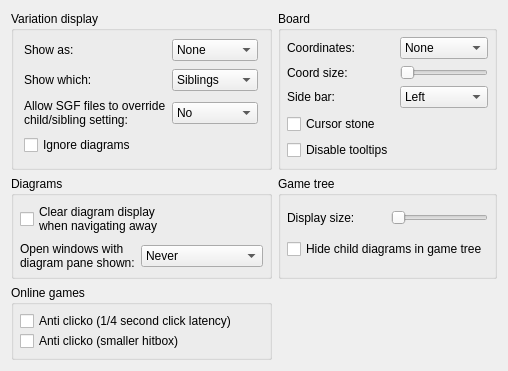
     <widget class="QWidget" name="clientWindowTabWidget">
      <attribute name="title">
       <string>Board Window</string>
      </attribute>
      <layout class="QGridLayout">
       <item row="0" column="2">
        <widget class="QGroupBox" name="boardButtonGroup">
         <property name="sizePolicy">
          <sizepolicy hsizetype="Expanding" vsizetype="Preferred">
           <horstretch>0</horstretch>
           <verstretch>0</verstretch>
          </sizepolicy>
         </property>
         <property name="title">
          <string>Board</string>
         </property>
         <layout class="QGridLayout">
          <property name="leftMargin">
           <number>6</number>
          </property>
          <property name="topMargin">
           <number>6</number>
          </property>
          <property name="rightMargin">
           <number>6</number>
          </property>
          <property name="bottomMargin">
           <number>6</number>
          </property>
          <item row="3" column="0">
           <widget class="QCheckBox" name="cursorCheckBox">
            <property name="toolTip">
             <string>Show a ghost stone at mouse pointer</string>
            </property>
            <property name="whatsThis">
             <string>Show a ghost stone at mouse pointer

Have a ghost stone showing the current position of the mouse pointer on the board?</string>
            </property>
            <property name="text">
             <string>Cursor stone</string>
            </property>
           </widget>
          </item>
          <item row="4" column="0">
           <widget class="QCheckBox" name="tooltipsCheckBox">
            <property name="toolTip">
             <string>Disable Tool Tips</string>
            </property>
            <property name="whatsThis">
             <string>Disable Tool Tips

Globally disables all tool tips that would show up if the mouse hovers over a GUI element.</string>
            </property>
            <property name="text">
             <string>Disable tooltips</string>
            </property>
           </widget>
          </item>
          <item row="0" column="1">
           <widget class="QComboBox" name="coordsComboBox">
            <item>
             <property name="text">
              <string>None</string>
             </property>
            </item>
            <item>
             <property name="text">
              <string>Standard</string>
             </property>
            </item>
            <item>
             <property name="text">
              <string>SGF style</string>
             </property>
            </item>
           </widget>
          </item>
          <item row="2" column="0">
           <widget class="QLabel" name="label_4">
            <property name="sizePolicy">
             <sizepolicy hsizetype="Minimum" vsizetype="Preferred">
              <horstretch>0</horstretch>
              <verstretch>0</verstretch>
             </sizepolicy>
            </property>
            <property name="text">
             <string>Side bar:</string>
            </property>
            <property name="buddy">
             <cstring>sidebarComboBox</cstring>
            </property>
           </widget>
          </item>
          <item row="2" column="1">
           <widget class="QComboBox" name="sidebarComboBox">
            <item>
             <property name="text">
              <string>Left</string>
             </property>
            </item>
            <item>
             <property name="text">
              <string>Right</string>
             </property>
            </item>
           </widget>
          </item>
          <item row="0" column="0">
           <widget class="QLabel" name="label_3">
            <property name="sizePolicy">
             <sizepolicy hsizetype="Minimum" vsizetype="Preferred">
              <horstretch>0</horstretch>
              <verstretch>0</verstretch>
             </sizepolicy>
            </property>
            <property name="text">
             <string>Coordinates:</string>
            </property>
            <property name="buddy">
             <cstring>coordsComboBox</cstring>
            </property>
           </widget>
          </item>
          <item row="5" column="0">
           <spacer name="verticalSpacer_15">
            <property name="orientation">
             <enum>Qt::Vertical</enum>
            </property>
            <property name="sizeType">
             <enum>QSizePolicy::Preferred</enum>
            </property>
            <property name="sizeHint" stdset="0">
             <size>
              <width>20</width>
              <height>1</height>
             </size>
            </property>
           </spacer>
          </item>
          <item row="1" column="0">
           <widget class="QLabel" name="label_24">
            <property name="sizePolicy">
             <sizepolicy hsizetype="Minimum" vsizetype="Preferred">
              <horstretch>0</horstretch>
              <verstretch>0</verstretch>
             </sizepolicy>
            </property>
            <property name="text">
             <string>Coord size:</string>
            </property>
            <property name="buddy">
             <cstring>coordSizeSlider</cstring>
            </property>
           </widget>
          </item>
          <item row="1" column="1">
           <widget class="QSlider" name="coordSizeSlider">
            <property name="minimum">
             <number>1</number>
            </property>
            <property name="maximum">
             <number>100</number>
            </property>
            <property name="orientation">
             <enum>Qt::Horizontal</enum>
            </property>
           </widget>
          </item>
         </layout>
        </widget>
       </item>
       <item row="0" column="0">
        <widget class="QGroupBox" name="GroupBox7">
         <property name="sizePolicy">
          <sizepolicy hsizetype="Expanding" vsizetype="Preferred">
           <horstretch>0</horstretch>
           <verstretch>0</verstretch>
          </sizepolicy>
         </property>
         <property name="toolTip">
          <string>Display variations</string>
         </property>
         <property name="whatsThis">
          <string>Display variations

Select how to display all brothers of the current move. Either not at all, or as ghost stones, or as smaller stones.</string>
         </property>
         <property name="title">
          <string>Variation display</string>
         </property>
         <layout class="QGridLayout">
          <property name="leftMargin">
           <number>10</number>
          </property>
          <property name="topMargin">
           <number>6</number>
          </property>
          <property name="rightMargin">
           <number>11</number>
          </property>
          <property name="bottomMargin">
           <number>6</number>
          </property>
          <item row="2" column="1">
           <widget class="QComboBox" name="varSGFStyleComboBox">
            <item>
             <property name="text">
              <string>No</string>
             </property>
            </item>
            <item>
             <property name="text">
              <string>Yes</string>
             </property>
            </item>
            <item>
             <property name="text">
              <string>Ask</string>
             </property>
            </item>
           </widget>
          </item>
          <item row="1" column="0">
           <widget class="QLabel" name="label_2">
            <property name="text">
             <string>Show which:</string>
            </property>
            <property name="buddy">
             <cstring>varChildrenComboBox</cstring>
            </property>
           </widget>
          </item>
          <item row="0" column="1">
           <widget class="QComboBox" name="variationComboBox">
            <property name="focusPolicy">
             <enum>Qt::TabFocus</enum>
            </property>
            <item>
             <property name="text">
              <string>None</string>
             </property>
            </item>
            <item>
             <property name="text">
              <string>Ghosts</string>
             </property>
            </item>
            <item>
             <property name="text">
              <string>Letters</string>
             </property>
            </item>
           </widget>
          </item>
          <item row="5" column="0">
           <spacer name="verticalSpacer_18">
            <property name="orientation">
             <enum>Qt::Vertical</enum>
            </property>
            <property name="sizeType">
             <enum>QSizePolicy::Preferred</enum>
            </property>
            <property name="sizeHint" stdset="0">
             <size>
              <width>20</width>
              <height>1</height>
             </size>
            </property>
           </spacer>
          </item>
          <item row="0" column="0">
           <widget class="QLabel" name="label">
            <property name="text">
             <string>Show as:</string>
            </property>
            <property name="buddy">
             <cstring>variationComboBox</cstring>
            </property>
           </widget>
          </item>
          <item row="1" column="1">
           <widget class="QComboBox" name="varChildrenComboBox">
            <item>
             <property name="text">
              <string>Siblings</string>
             </property>
            </item>
            <item>
             <property name="text">
              <string>Children</string>
             </property>
            </item>
           </widget>
          </item>
          <item row="2" column="0">
           <widget class="QLabel" name="label_5">
            <property name="text">
             <string>Allow SGF files to override
child/sibling setting:</string>
            </property>
            <property name="buddy">
             <cstring>varSGFStyleComboBox</cstring>
            </property>
           </widget>
          </item>
          <item row="4" column="0">
           <widget class="QCheckBox" name="varDiagsCheckBox">
            <property name="text">
             <string>Ignore diagrams</string>
            </property>
           </widget>
          </item>
         </layout>
        </widget>
       </item>
       <item row="5" column="0">
        <spacer name="verticalSpacer_16">
         <property name="orientation">
          <enum>Qt::Vertical</enum>
         </property>
         <property name="sizeType">
          <enum>QSizePolicy::MinimumExpanding</enum>
         </property>
         <property name="sizeHint" stdset="0">
          <size>
           <width>20</width>
           <height>0</height>
          </size>
         </property>
        </spacer>
       </item>
       <item row="2" column="0">
        <widget class="QGroupBox" name="groupBox_7">
         <property name="title">
          <string>Diagrams</string>
         </property>
         <layout class="QVBoxLayout" name="verticalLayout_6">
          <property name="leftMargin">
           <number>6</number>
          </property>
          <property name="topMargin">
           <number>6</number>
          </property>
          <property name="rightMargin">
           <number>6</number>
          </property>
          <property name="bottomMargin">
           <number>6</number>
          </property>
          <item>
           <widget class="QCheckBox" name="diagClearCheckBox">
            <property name="whatsThis">
             <string>If checked, the diagram display will revert to an empty board whenever no diagrams are available, rather than retaining the previously shown diagram (which might be confusing).</string>
            </property>
            <property name="text">
             <string>Clear diagram display
when navigating away</string>
            </property>
           </widget>
          </item>
          <item>
           <layout class="QHBoxLayout" name="horizontalLayout_16">
            <item>
             <widget class="QLabel" name="label_23">
              <property name="text">
               <string>Open windows with
diagram pane shown:</string>
              </property>
              <property name="buddy">
               <cstring>diagShowComboBox</cstring>
              </property>
             </widget>
            </item>
            <item>
             <widget class="QComboBox" name="diagShowComboBox">
              <property name="whatsThis">
               <string>This option controls the layout of the board window. You can choose whether to show the diagram/evaluation graph pane, with an option to do so only if the opened file contains diagrams.</string>
              </property>
              <item>
               <property name="text">
                <string>Never</string>
               </property>
              </item>
              <item>
               <property name="text">
                <string>If diagrams found</string>
               </property>
              </item>
              <item>
               <property name="text">
                <string>Always</string>
               </property>
              </item>
             </widget>
            </item>
           </layout>
          </item>
         </layout>
        </widget>
       </item>
       <item row="2" column="2">
        <widget class="QGroupBox" name="groupBox">
         <property name="title">
          <string>Game tree</string>
         </property>
         <layout class="QVBoxLayout" name="verticalLayout_7">
          <property name="leftMargin">
           <number>6</number>
          </property>
          <property name="topMargin">
           <number>6</number>
          </property>
          <property name="rightMargin">
           <number>6</number>
          </property>
          <property name="bottomMargin">
           <number>6</number>
          </property>
          <item>
           <layout class="QHBoxLayout" name="horizontalLayout_15">
            <item>
             <widget class="QLabel" name="label_21">
              <property name="sizePolicy">
               <sizepolicy hsizetype="Expanding" vsizetype="Preferred">
                <horstretch>0</horstretch>
                <verstretch>0</verstretch>
               </sizepolicy>
              </property>
              <property name="whatsThis">
               <string>Adjust the visual size of the nodes in the game tree display.</string>
              </property>
              <property name="text">
               <string>Display size:</string>
              </property>
              <property name="buddy">
               <cstring>gameTreeSizeSlider</cstring>
              </property>
             </widget>
            </item>
            <item>
             <widget class="QSlider" name="gameTreeSizeSlider">
              <property name="maximumSize">
               <size>
                <width>120</width>
                <height>16777215</height>
               </size>
              </property>
              <property name="minimum">
               <number>30</number>
              </property>
              <property name="maximum">
               <number>60</number>
              </property>
              <property name="orientation">
               <enum>Qt::Horizontal</enum>
              </property>
             </widget>
            </item>
           </layout>
          </item>
          <item>
           <widget class="QCheckBox" name="diagHideCheckBox">
            <property name="whatsThis">
             <string>Annotated games can potentially have very many figures. This option stops them from being displayed in the game tree. Instead, an icon is shown for any move that has diagrams as children.</string>
            </property>
            <property name="text">
             <string>Hide child diagrams in game tree</string>
            </property>
           </widget>
          </item>
          <item>
           <spacer name="verticalSpacer_17">
            <property name="orientation">
             <enum>Qt::Vertical</enum>
            </property>
            <property name="sizeType">
             <enum>QSizePolicy::Preferred</enum>
            </property>
            <property name="sizeHint" stdset="0">
             <size>
              <width>20</width>
              <height>1</height>
             </size>
            </property>
           </spacer>
          </item>
         </layout>
        </widget>
       </item>
       <item row="3" column="0">
        <widget class="QGroupBox" name="antiClickoGroup">
         <property name="sizePolicy">
          <sizepolicy hsizetype="Preferred" vsizetype="Preferred">
           <horstretch>0</horstretch>
           <verstretch>0</verstretch>
          </sizepolicy>
         </property>
         <property name="toolTip">
          <string>Options for preventing misclicks in online games</string>
         </property>
         <property name="title">
          <string>Online games</string>
         </property>
         <layout class="QVBoxLayout">
          <property name="spacing">
           <number>0</number>
          </property>
          <property name="leftMargin">
           <number>6</number>
          </property>
          <property name="topMargin">
           <number>6</number>
          </property>
          <property name="rightMargin">
           <number>6</number>
          </property>
          <property name="bottomMargin">
           <number>6</number>
          </property>
          <item>
           <widget class="QCheckBox" name="antiClickoCheckBox">
            <property name="toolTip">
             <string>If set, moves are only played if the mouse button is held down for a brief period</string>
            </property>
            <property name="whatsThis">
             <string>Anti Clicko

Check the box for setting an anti clicko delay (1/4 second) for on line games.
If you press to enter a move on the board, the move will not be acknowledged if the mouse is released too early.</string>
            </property>
            <property name="text">
             <string>Anti clicko (1/4 second click latency)</string>
            </property>
           </widget>
          </item>
          <item>
           <widget class="QCheckBox" name="hitboxCheckBox">
            <property name="toolTip">
             <string>If set, moves are only played when the click is not too close to an edge between positions</string>
            </property>
            <property name="text">
             <string>Anti clicko (smaller hitbox)</string>
            </property>
           </widget>
          </item>
         </layout>
        </widget>
       </item>
      </layout>
     </widget>
